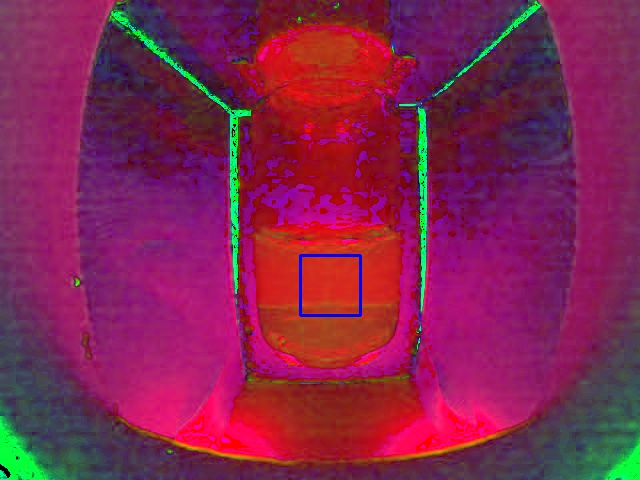
#> input picture data/CC15/ROI_output/ROI_SAMPLE_DYE1.jpg, 640 x 480 px
$ python -i colorimetry.py   (imports and definitions only)
#> lines starting #> are read from the running program, lines starting #| are printed output that depends on the picture
# -*- coding: utf-8 -*-
"""
Created on Thu May 30 12:52:09 2024

@author: Francisco
"""

import sys
import cv2
import numpy as np
import matplotlib.pyplot as plt
import matplotlib.gridspec as gridspec
import matplotlib.image as mpimg
from scipy.stats import linregress
from scipy import stats
from scipy.optimize import curve_fit

SQUARE_SIZE=60
X_OFFSET=10
Y_OFFSET=45
BARNEY_PARAMETERS=[]

# [295 lines left out: functions fit_linear_regression, predict_ppm_from_sample, plot_with_regression_and_images, draw_center_square_mode, draw_center_square_mean, not called in this run]


def draw_center_square(image_path, output_path, square_size=SQUARE_SIZE, channel='B'):
    """
    Draws a square in the center of the image and calculates the median pixel value for the selected channel.

    :param image_path: Path to the input image
    :param output_path: Path to save the modified image
    :param square_size: Size of the square region to analyze
    :param channel: Channel to select for median calculation ('gray', 'R', 'G', 'B')
    :return: Median value of the selected channel
    """
#> called with output_path = 'out.png', square_size = 60, channel = 'B'
    # Read the image
    image = cv2.imread(image_path)
#> image is the input picture: shape (480, 640, 3); mean B, G, R 79.8, 36.5, 131.2

    # Convert BGR to HSV and parse HSV
    hsv_img = cv2.cvtColor(image, cv2.COLOR_BGR2HSV)
#> hsv_img: shape (480, 640, 3); mean H, S, V 135.9, 192.7, 138.9
    H_channel, S_channel, V_channel = hsv_img[:, :, 0], hsv_img[:, :, 1], hsv_img[:, :, 2]


    # Convert BGR to LAB and parse LAB
    lab_img = cv2.cvtColor(image, cv2.COLOR_BGR2LAB)
#> lab_img: shape (480, 640, 3); mean of channels 0, 1, 2 85.6, 169.9, 127.8
    L_channel, A_channel, BB_channel = lab_img[:, :, 0], lab_img[:, :, 1], lab_img[:, :, 2]
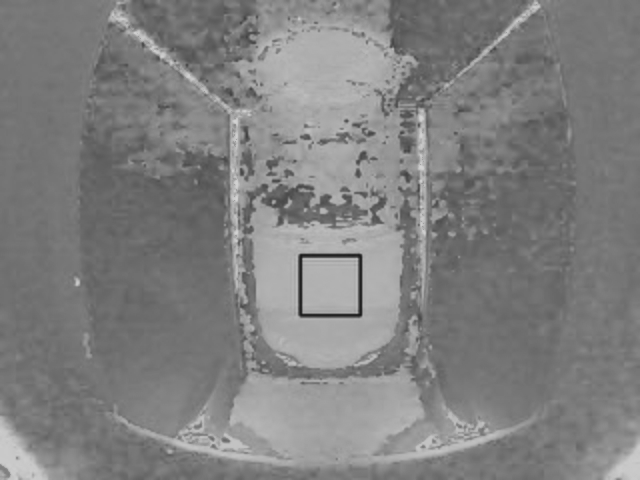
#> BB_channel: shape (480, 640); min 24, max 211, mean 127.8

    # Convert the image to grayscale
    gray_image = cv2.cvtColor(image, cv2.COLOR_BGR2GRAY)
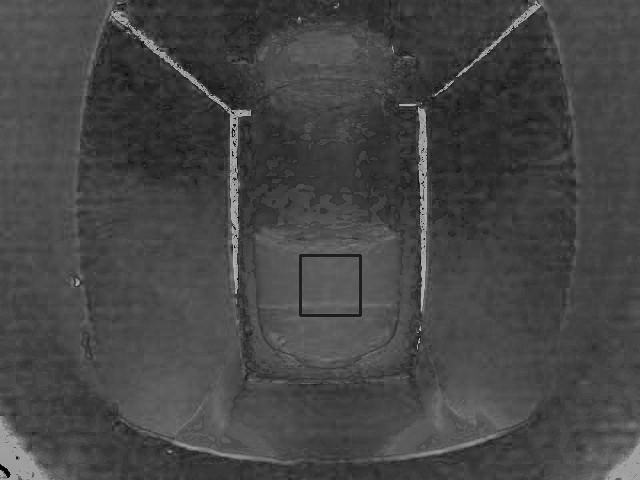
#> gray_image: shape (480, 640); min 0, max 180, mean 69.8

    # Apply histogram equalization to grayscale
    equalized_gray_image = cv2.equalizeHist(gray_image)
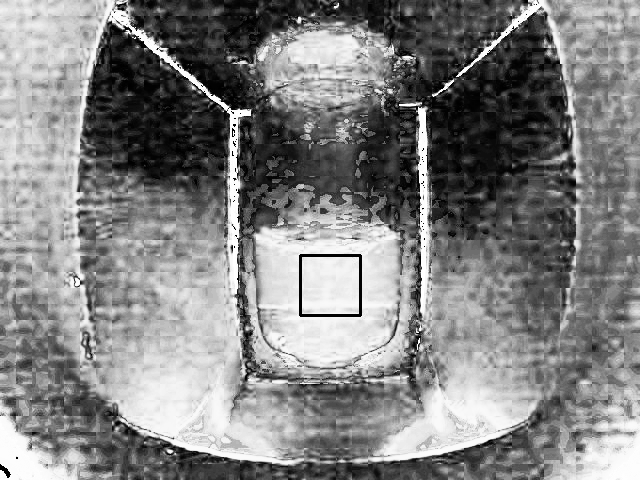
#> equalized_gray_image: shape (480, 640); min 0, max 255, mean 129.8

    # Split the image into B, G, R channels
    B_channel, G_channel, R_channel = cv2.split(image)
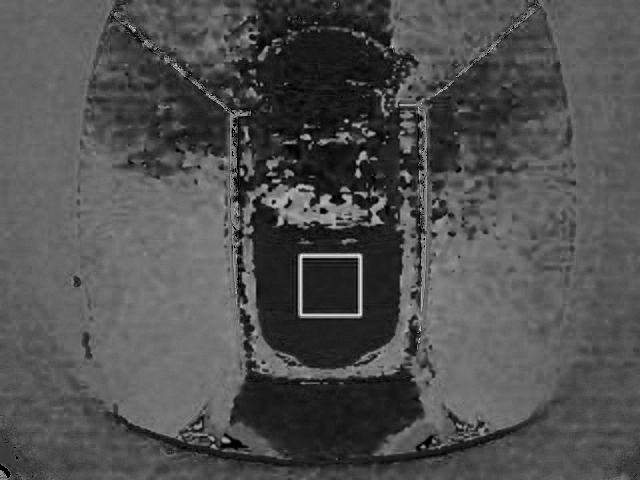
#> B_channel: shape (480, 640); min 0, max 245, mean 79.8
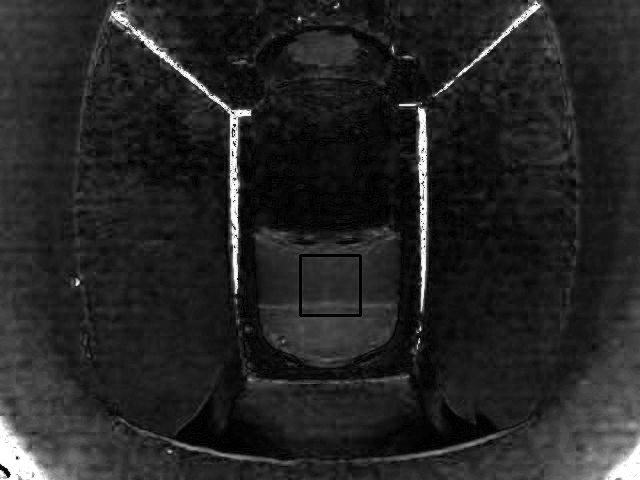
#> G_channel: shape (480, 640); min 0, max 255, mean 36.5
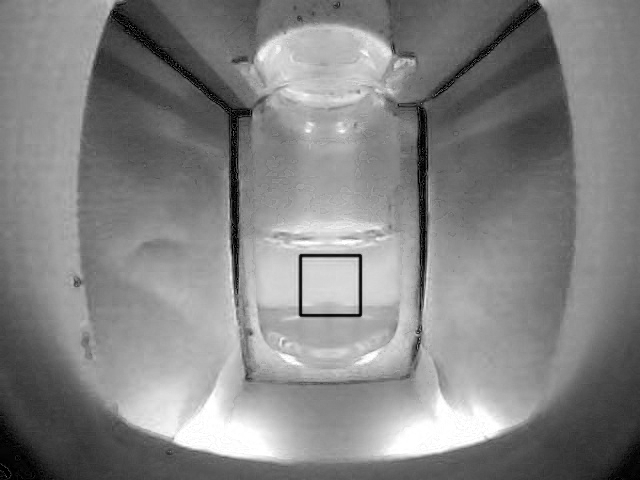
#> R_channel: shape (480, 640); min 0, max 255, mean 131.2

    # Get image dimensions
    height, width = equalized_gray_image.shape
#> height = 480; width = 640

    # Calculate the center of the image
    center_x, center_y = width // 2, height // 2
#> center_x = 320; center_y = 240

    # Adjust center for the liquid position if needed
    center_x += X_OFFSET  # Adjust as necessary
#> center_x = 330
    center_y += Y_OFFSET  # Adjust as necessary
#> center_y = 285

    # Calculate the top-left and bottom-right corners of the square
    top_left_x = center_x - (square_size // 2)
#> top_left_x = 300
    top_left_y = center_y - (square_size // 2)
#> top_left_y = 255
    bottom_right_x = center_x + (square_size // 2)
#> bottom_right_x = 360
    bottom_right_y = center_y + (square_size // 2)
#> bottom_right_y = 315

    # Extract the square region for each channel
    square_gray = equalized_gray_image[top_left_y:bottom_right_y, top_left_x:bottom_right_x]
    square_B = B_channel[top_left_y:bottom_right_y, top_left_x:bottom_right_x]
    square_G = G_channel[top_left_y:bottom_right_y, top_left_x:bottom_right_x]
    square_R = R_channel[top_left_y:bottom_right_y, top_left_x:bottom_right_x]
    square_H = H_channel[top_left_y:bottom_right_y, top_left_x:bottom_right_x]
    square_S = S_channel[top_left_y:bottom_right_y, top_left_x:bottom_right_x]
    square_V = V_channel[top_left_y:bottom_right_y, top_left_x:bottom_right_x]
    square_L = L_channel[top_left_y:bottom_right_y, top_left_x:bottom_right_x]
    square_A = A_channel[top_left_y:bottom_right_y, top_left_x:bottom_right_x]
    square_BB = BB_channel[top_left_y:bottom_right_y, top_left_x:bottom_right_x]
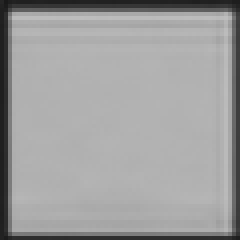
#> square_BB: shape (60, 60) (shown 4 times larger); min 25, max 189, mean 159.2

    # Calculate the median for each channel
    median_gray = np.median(square_gray)
#> median_gray = 238
    median_B = np.median(square_B)
#> median_B = 31
    median_G = np.median(square_G)
#> median_G = 45
    median_R = np.median(square_R)
#> median_R = 210
    median_H = np.median(square_H)
#> median_H = 3
    median_S = np.median(square_S)
#> median_S = 218
    median_V = np.median(square_V)
#> median_V = 211
    median_L = np.median(square_L)
#> median_L = 119
    median_A = np.median(square_A)
#> median_A = 190
    median_BB = np.median(square_BB)
#> median_BB = 177

    # Choose the correct median value based on the selected channel
    if channel == 'gray':
        median_value = median_gray
        # Draw a white square on the grayscale image
        cv2.rectangle(equalized_gray_image, (top_left_x, top_left_y), (bottom_right_x, bottom_right_y), (255), 2)
        # Save the modified grayscale image
        cv2.imwrite(output_path, equalized_gray_image)
    elif channel == 'B':
        median_value = median_B
#> median_value = 31
        # Draw a square on the Blue channel
        cv2.rectangle(B_channel, (top_left_x, top_left_y), (bottom_right_x, bottom_right_y), (255), 2)
        # Merge back the B channel into the original image
        modified_image = cv2.merge([B_channel, G_channel, R_channel])
        # Save the modified image
        cv2.imwrite(output_path, modified_image)
    elif channel == 'G':
        median_value = median_G
        # Draw a square on the Green channel
        cv2.rectangle(G_channel, (top_left_x, top_left_y), (bottom_right_x, bottom_right_y), (255), 2)
        # Merge back the G channel into the original image
        modified_image = cv2.merge([B_channel, G_channel, R_channel])
        # Save the modified image
        cv2.imwrite(output_path, modified_image)
    elif channel == 'R':
        median_value = median_R
        # Draw a square on the Red channel
        cv2.rectangle(R_channel, (top_left_x, top_left_y), (bottom_right_x, bottom_right_y), (255), 2)
        # Merge back the R channel into the original image
        modified_image = cv2.merge([B_channel, G_channel, R_channel])
        # Save the modified image
        cv2.imwrite(output_path, modified_image)
    elif channel == 'H':
        median_value = median_H
        # Draw a square on the H channel
        cv2.rectangle(hsv_img, (top_left_x, top_left_y), (bottom_right_x, bottom_right_y), (255), 2)
        # Save the modified image
        cv2.imwrite(output_path, hsv_img)
    elif channel == 'S':
        median_value = median_S
        # Draw a square on the S channel
        cv2.rectangle(hsv_img, (top_left_x, top_left_y), (bottom_right_x, bottom_right_y), (255), 2)
        # Save the modified image
        cv2.imwrite(output_path, hsv_img)
    elif channel == 'V':
        median_value = median_V
        # Draw a square on the V channel
        cv2.rectangle(hsv_img, (top_left_x, top_left_y), (bottom_right_x, bottom_right_y), (255), 2)
        # Save the modified image
        cv2.imwrite(output_path, hsv_img)
    elif channel == 'L':
        median_value = median_L
        # Draw a square on the L channel
        cv2.rectangle(lab_img, (top_left_x, top_left_y), (bottom_right_x, bottom_right_y), (255), 2)
        # Save the modified image
        cv2.imwrite(output_path, lab_img)
    elif channel == 'A':
        median_value = median_A
        # Draw a square on the A channel
        cv2.rectangle(lab_img, (top_left_x, top_left_y), (bottom_right_x, bottom_right_y), (255), 2)
        # Save the modified image
        cv2.imwrite(output_path, lab_img)
    elif channel == 'BB':
        median_value = median_BB
        # Draw a square on the B (lab) channel
        cv2.rectangle(lab_img, (top_left_x, top_left_y), (bottom_right_x, bottom_right_y), (255), 2)
        # Save the modified image
        cv2.imwrite(output_path, lab_img)


    else:
        raise ValueError("Invalid channel selection. Choose from 'gray', 'B', 'G', 'R'.")
    return median_value

# [43 lines left out: functions colorimetry, plot_colorimetry_calibration, not called in this run]
    # [14 lines of commented-out code are left out]

def barney_curve(x,A,B,C,D):
    return A/(B+(C*np.array(x)+D)**3)

# [29 lines left out: functions barney_curve_predict_value, colorimetry_samples, not called in this run]

# [50 lines not run here, left out]

>>> result = draw_center_square('../../data/CC15/ROI_output/ROI_SAMPLE_DYE1.jpg', 'out.png')
#> result = 31
